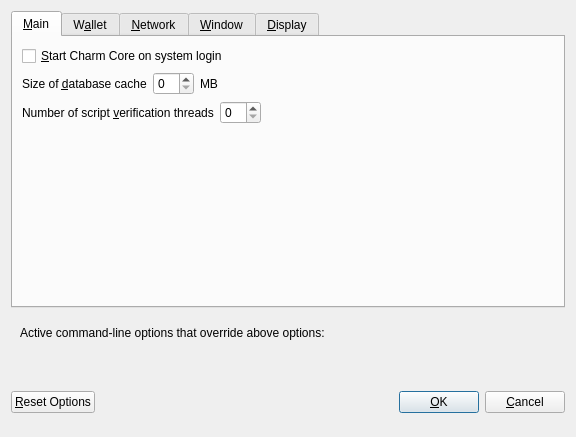
<?xml version="1.0" encoding="UTF-8"?>
<ui version="4.0">
 <class>OptionsDialog</class>
 <widget class="QDialog" name="OptionsDialog">
  <property name="geometry">
   <rect>
    <x>0</x>
    <y>0</y>
    <width>576</width>
    <height>402</height>
   </rect>
  </property>
  <property name="windowTitle">
   <string>Options</string>
  </property>
  <property name="modal">
   <bool>true</bool>
  </property>
  <layout class="QVBoxLayout" name="verticalLayout">
   <item>
    <widget class="QTabWidget" name="tabWidget">
     <property name="currentIndex">
      <number>0</number>
     </property>
     <widget class="QWidget" name="tabMain">
      <attribute name="title">
       <string>&amp;Main</string>
      </attribute>
      <layout class="QVBoxLayout" name="verticalLayout_Main">
       <item>
        <widget class="QCheckBox" name="bitcoinAtStartup">
         <property name="toolTip">
          <string>Automatically start Charm Core after logging in to the system.</string>
         </property>
         <property name="text">
          <string>&amp;Start Charm Core on system login</string>
         </property>
        </widget>
       </item>
       <item>
        <layout class="QHBoxLayout" name="horizontalLayout_2_Main">
         <item>
          <widget class="QLabel" name="databaseCacheLabel">
           <property name="text">
            <string>Size of &amp;database cache</string>
           </property>
           <property name="textFormat">
            <enum>Qt::PlainText</enum>
           </property>
           <property name="buddy">
            <cstring>databaseCache</cstring>
           </property>
          </widget>
         </item>
         <item>
          <widget class="QSpinBox" name="databaseCache"/>
         </item>
         <item>
          <widget class="QLabel" name="databaseCacheUnitLabel">
           <property name="text">
            <string>MB</string>
           </property>
           <property name="textFormat">
            <enum>Qt::PlainText</enum>
           </property>
          </widget>
         </item>
         <item>
          <spacer name="horizontalSpacer_2_Main">
           <property name="orientation">
            <enum>Qt::Horizontal</enum>
           </property>
           <property name="sizeHint" stdset="0">
            <size>
             <width>40</width>
             <height>20</height>
            </size>
           </property>
          </spacer>
         </item>
        </layout>
       </item>
       <item>
        <layout class="QHBoxLayout" name="horizontalLayout_3_Main">
         <item>
          <widget class="QLabel" name="threadsScriptVerifLabel">
           <property name="text">
            <string>Number of script &amp;verification threads</string>
           </property>
           <property name="textFormat">
            <enum>Qt::PlainText</enum>
           </property>
           <property name="buddy">
            <cstring>threadsScriptVerif</cstring>
           </property>
          </widget>
         </item>
         <item>
          <widget class="QSpinBox" name="threadsScriptVerif">
           <property name="toolTip">
            <string>(0 = auto, &lt;0 = leave that many cores free)</string>
           </property>
          </widget>
         </item>
         <item>
          <spacer name="horizontalSpacer_3_Main">
           <property name="orientation">
            <enum>Qt::Horizontal</enum>
           </property>
           <property name="sizeHint" stdset="0">
            <size>
             <width>40</width>
             <height>20</height>
            </size>
           </property>
          </spacer>
         </item>
        </layout>
       </item>
       <item>
        <spacer name="verticalSpacer_Main">
         <property name="orientation">
          <enum>Qt::Vertical</enum>
         </property>
         <property name="sizeHint" stdset="0">
          <size>
           <width>20</width>
           <height>40</height>
          </size>
         </property>
        </spacer>
       </item>
      </layout>
     </widget>
     <widget class="QWidget" name="tabWallet">
      <attribute name="title">
       <string>W&amp;allet</string>
      </attribute>
      <layout class="QVBoxLayout" name="verticalLayout_Wallet">
       <item>
        <widget class="QGroupBox" name="groupBox">
         <property name="title">
          <string>Expert</string>
         </property>
         <layout class="QVBoxLayout" name="verticalLayout_2">
          <item>
           <widget class="QCheckBox" name="coinControlFeatures">
            <property name="toolTip">
             <string>Whether to show coin control features or not.</string>
            </property>
            <property name="text">
             <string>Enable coin &amp;control features</string>
            </property>
           </widget>
          </item>
          <item>
           <widget class="QCheckBox" name="showMasternodesTab">
            <property name="toolTip">
             <string>Show additional tab listing all your masternodes in first sub-tab&lt;br/&gt;and all masternodes on the network in second sub-tab.</string>
            </property>
            <property name="text">
             <string>Show Masternodes Tab</string>
            </property>
           </widget>
          </item>
          <item>
           <widget class="QCheckBox" name="showAdvancedPSUI">
            <property name="toolTip">
             <string>Show additional information and buttons for PrivateSend on overview screen.</string>
            </property>
            <property name="text">
             <string>Enable advanced PrivateSend interface</string>
            </property>
           </widget>
          </item>
          <item>
           <widget class="QCheckBox" name="lowKeysWarning">
            <property name="toolTip">
             <string>Show warning dialog when PrivateSend detects that wallet has very low number of keys left.</string>
            </property>
            <property name="text">
             <string>Warn if PrivateSend is running out of keys</string>
            </property>
           </widget>
          </item>
          <item>
           <widget class="QCheckBox" name="privateSendMultiSession">
            <property name="toolTip">
             <string>Whether to use experimental PrivateSend mode with multiple mixing sessions per block.&lt;br/&gt;Note: You must use this feature carefully.&lt;br/&gt;Make sure you always have recent wallet (auto)backup in a safe place!</string>
            </property>
            <property name="text">
             <string>Enable PrivateSend &amp;multi-session</string>
            </property>
           </widget>
          </item>
          <item>
           <widget class="QCheckBox" name="spendZeroConfChange">
            <property name="toolTip">
             <string>If you disable the spending of unconfirmed change, the change from a transaction&lt;br/&gt;cannot be used until that transaction has at least one confirmation.&lt;br/&gt;This also affects how your balance is computed.</string>
            </property>
            <property name="text">
             <string>&amp;Spend unconfirmed change</string>
            </property>
           </widget>
          </item>
         </layout>
        </widget>
       </item>
       <item>
        <layout class="QHBoxLayout" name="horizontalLayout_4_Wallet">
         <item>
          <widget class="QLabel" name="label">
           <property name="toolTip">
            <string>This setting determines the amount of individual masternodes that an input will be anonymized through.&lt;br/&gt;More rounds of anonymization gives a higher degree of privacy, but also costs more in fees.</string>
           </property>
           <property name="text">
            <string>PrivateSend rounds to use</string>
           </property>
          </widget>
         </item>
         <item>
          <widget class="QSpinBox" name="privateSendRounds">
           <property name="minimum">
            <number>2</number>
           </property>
           <property name="maximum">
            <number>8</number>
           </property>
           <property name="value">
            <number>4</number>
           </property>
          </widget>
         </item>
        </layout>
       </item>
       <item>
        <layout class="QHBoxLayout" name="horizontalLayout">
         <item>
          <widget class="QLabel" name="label_2">
           <property name="toolTip">
            <string>This amount acts as a threshold to turn off PrivateSend once it's reached.</string>
           </property>
           <property name="statusTip">
            <string notr="true"/>
           </property>
           <property name="whatsThis">
            <string notr="true"/>
           </property>
           <property name="accessibleName">
            <string notr="true"/>
           </property>
           <property name="accessibleDescription">
            <string notr="true"/>
           </property>
           <property name="text">
            <string>Amount of Charm to keep anonymized</string>
           </property>
          </widget>
         </item>
         <item>
          <widget class="QSpinBox" name="privateSendAmount">
           <property name="minimum">
            <number>2</number>
           </property>
           <property name="maximum">
            <number>2000</number>
           </property>
           <property name="singleStep">
            <number>10</number>
           </property>
           <property name="value">
            <number>1000</number>
           </property>
          </widget>
         </item>
        </layout>
       </item>
       <item>
        <spacer name="verticalSpacer_Wallet">
         <property name="orientation">
          <enum>Qt::Vertical</enum>
         </property>
         <property name="sizeHint" stdset="0">
          <size>
           <width>20</width>
           <height>40</height>
          </size>
         </property>
        </spacer>
       </item>
      </layout>
     </widget>
     <widget class="QWidget" name="tabNetwork">
      <attribute name="title">
       <string>&amp;Network</string>
      </attribute>
      <layout class="QVBoxLayout" name="verticalLayout_Network">
       <item>
        <widget class="QCheckBox" name="mapPortUpnp">
         <property name="toolTip">
          <string>Automatically open the Charm Core client port on the router. This only works when your router supports UPnP and it is enabled.</string>
         </property>
         <property name="text">
          <string>Map port using &amp;UPnP</string>
         </property>
        </widget>
       </item>
       <item>
        <widget class="QCheckBox" name="allowIncoming">
         <property name="toolTip">
          <string>Accept connections from outside</string>
         </property>
         <property name="text">
          <string>Allow incoming connections</string>
         </property>
        </widget>
       </item>
       <item>
        <widget class="QCheckBox" name="connectSocks">
         <property name="toolTip">
          <string>Connect to the Charm network through a SOCKS5 proxy.</string>
         </property>
         <property name="text">
          <string>&amp;Connect through SOCKS5 proxy (default proxy):</string>
         </property>
        </widget>
       </item>
       <item>
        <layout class="QHBoxLayout" name="horizontalLayout_1_Network">
         <item>
          <widget class="QLabel" name="proxyIpLabel">
           <property name="text">
            <string>Proxy &amp;IP:</string>
           </property>
           <property name="textFormat">
            <enum>Qt::PlainText</enum>
           </property>
           <property name="buddy">
            <cstring>proxyIp</cstring>
           </property>
          </widget>
         </item>
         <item>
          <widget class="QValidatedLineEdit" name="proxyIp">
           <property name="minimumSize">
            <size>
             <width>140</width>
             <height>0</height>
            </size>
           </property>
           <property name="maximumSize">
            <size>
             <width>140</width>
             <height>16777215</height>
            </size>
           </property>
           <property name="toolTip">
            <string>IP address of the proxy (e.g. IPv4: 127.0.0.1 / IPv6: ::1)</string>
           </property>
          </widget>
         </item>
         <item>
          <widget class="QLabel" name="proxyPortLabel">
           <property name="text">
            <string>&amp;Port:</string>
           </property>
           <property name="textFormat">
            <enum>Qt::PlainText</enum>
           </property>
           <property name="buddy">
            <cstring>proxyPort</cstring>
           </property>
          </widget>
         </item>
         <item>
          <widget class="QLineEdit" name="proxyPort">
           <property name="minimumSize">
            <size>
             <width>55</width>
             <height>0</height>
            </size>
           </property>
           <property name="maximumSize">
            <size>
             <width>55</width>
             <height>16777215</height>
            </size>
           </property>
           <property name="toolTip">
            <string>Port of the proxy (e.g. 9050)</string>
           </property>
          </widget>
         </item>
         <item>
          <spacer name="horizontalSpacer_1_Network">
           <property name="orientation">
            <enum>Qt::Horizontal</enum>
           </property>
           <property name="sizeHint" stdset="0">
            <size>
             <width>40</width>
             <height>20</height>
            </size>
           </property>
          </spacer>
         </item>
        </layout>
       </item>
       <item>
        <layout class="QHBoxLayout" name="horizontalLayout_2_Network">
         <item>
          <widget class="QLabel" name="proxyActiveNets">
           <property name="text">
            <string>Used for reaching peers via:</string>
           </property>
           <property name="textFormat">
            <enum>Qt::PlainText</enum>
           </property>
          </widget>
         </item>
         <item>
          <widget class="QCheckBox" name="proxyReachIPv4">
           <property name="enabled">
            <bool>false</bool>
           </property>
           <property name="toolTip">
            <string>Shows, if the supplied default SOCKS5 proxy is used to reach peers via this network type.</string>
           </property>
           <property name="text">
            <string/>
           </property>
          </widget>
         </item>
         <item>
          <widget class="QLabel" name="proxyReachIPv4Label">
           <property name="text">
            <string>IPv4</string>
           </property>
           <property name="textFormat">
            <enum>Qt::PlainText</enum>
           </property>
          </widget>
         </item>
         <item>
          <widget class="QCheckBox" name="proxyReachIPv6">
           <property name="enabled">
            <bool>false</bool>
           </property>
           <property name="toolTip">
            <string>Shows, if the supplied default SOCKS5 proxy is used to reach peers via this network type.</string>
           </property>
           <property name="text">
            <string/>
           </property>
          </widget>
         </item>
         <item>
          <widget class="QLabel" name="proxyReachIPv6Label">
           <property name="text">
            <string>IPv6</string>
           </property>
           <property name="textFormat">
            <enum>Qt::PlainText</enum>
           </property>
          </widget>
         </item>
         <item>
          <widget class="QCheckBox" name="proxyReachTor">
           <property name="enabled">
            <bool>false</bool>
           </property>
           <property name="toolTip">
            <string>Shows, if the supplied default SOCKS5 proxy is used to reach peers via this network type.</string>
           </property>
           <property name="text">
            <string/>
           </property>
          </widget>
         </item>
         <item>
          <widget class="QLabel" name="proxyReachTorLabel">
           <property name="text">
            <string>Tor</string>
           </property>
           <property name="textFormat">
            <enum>Qt::PlainText</enum>
           </property>
          </widget>
         </item>
         <item>
          <spacer name="horizontalSpacer_2_Network">
           <property name="orientation">
            <enum>Qt::Horizontal</enum>
           </property>
           <property name="sizeHint" stdset="0">
            <size>
             <width>40</width>
             <height>20</height>
            </size>
           </property>
          </spacer>
         </item>
        </layout>
       </item>
       <item>
        <widget class="QCheckBox" name="connectSocksTor">
         <property name="toolTip">
          <string>Connect to the Charm network through a separate SOCKS5 proxy for Tor hidden services.</string>
         </property>
         <property name="text">
          <string>Use separate SOCKS5 proxy to reach peers via Tor hidden services:</string>
         </property>
        </widget>
       </item>
       <item>
        <layout class="QHBoxLayout" name="horizontalLayout_3_Network">
         <item>
          <widget class="QLabel" name="proxyIpTorLabel">
           <property name="text">
            <string>Proxy &amp;IP:</string>
           </property>
           <property name="textFormat">
            <enum>Qt::PlainText</enum>
           </property>
           <property name="buddy">
            <cstring>proxyIpTor</cstring>
           </property>
          </widget>
         </item>
         <item>
          <widget class="QValidatedLineEdit" name="proxyIpTor">
           <property name="minimumSize">
            <size>
             <width>140</width>
             <height>0</height>
            </size>
           </property>
           <property name="maximumSize">
            <size>
             <width>140</width>
             <height>16777215</height>
            </size>
           </property>
           <property name="toolTip">
            <string>IP address of the proxy (e.g. IPv4: 127.0.0.1 / IPv6: ::1)</string>
           </property>
          </widget>
         </item>
         <item>
          <widget class="QLabel" name="proxyPortTorLabel">
           <property name="text">
            <string>&amp;Port:</string>
           </property>
           <property name="textFormat">
            <enum>Qt::PlainText</enum>
           </property>
           <property name="buddy">
            <cstring>proxyPortTor</cstring>
           </property>
          </widget>
         </item>
         <item>
          <widget class="QLineEdit" name="proxyPortTor">
           <property name="minimumSize">
            <size>
             <width>55</width>
             <height>0</height>
            </size>
           </property>
           <property name="maximumSize">
            <size>
             <width>55</width>
             <height>16777215</height>
            </size>
           </property>
           <property name="toolTip">
            <string>Port of the proxy (e.g. 9050)</string>
           </property>
          </widget>
         </item>
         <item>
          <spacer name="horizontalSpacer_4_Network">
           <property name="orientation">
            <enum>Qt::Horizontal</enum>
           </property>
           <property name="sizeHint" stdset="0">
            <size>
             <width>40</width>
             <height>20</height>
            </size>
           </property>
          </spacer>
         </item>
        </layout>
       </item>
       <item>
        <spacer name="verticalSpacer_Network">
         <property name="orientation">
          <enum>Qt::Vertical</enum>
         </property>
         <property name="sizeHint" stdset="0">
          <size>
           <width>20</width>
           <height>40</height>
          </size>
         </property>
        </spacer>
       </item>
      </layout>
     </widget>
     <widget class="QWidget" name="tabWindow">
      <attribute name="title">
       <string>&amp;Window</string>
      </attribute>
      <layout class="QVBoxLayout" name="verticalLayout_Window">
       <item>
        <widget class="QCheckBox" name="minimizeToTray">
         <property name="toolTip">
          <string>Show only a tray icon after minimizing the window.</string>
         </property>
         <property name="text">
          <string>&amp;Minimize to the tray instead of the taskbar</string>
         </property>
        </widget>
       </item>
       <item>
        <widget class="QCheckBox" name="minimizeOnClose">
         <property name="toolTip">
          <string>Minimize instead of exit the application when the window is closed. When this option is enabled, the application will be closed only after selecting Exit in the menu.</string>
         </property>
         <property name="text">
          <string>M&amp;inimize on close</string>
         </property>
        </widget>
       </item>
       <item>
        <spacer name="verticalSpacer_Window">
         <property name="orientation">
          <enum>Qt::Vertical</enum>
         </property>
         <property name="sizeHint" stdset="0">
          <size>
           <width>20</width>
           <height>40</height>
          </size>
         </property>
        </spacer>
       </item>
      </layout>
     </widget>
     <widget class="QWidget" name="tabDisplay">
      <attribute name="title">
       <string>&amp;Display</string>
      </attribute>
      <layout class="QVBoxLayout" name="verticalLayout_Display">
       <item>
        <layout class="QHBoxLayout" name="horizontalLayout_1_Display">
         <item>
          <widget class="QLabel" name="langLabel">
           <property name="text">
            <string>User Interface &amp;language:</string>
           </property>
           <property name="textFormat">
            <enum>Qt::PlainText</enum>
           </property>
           <property name="buddy">
            <cstring>lang</cstring>
           </property>
          </widget>
         </item>
         <item>
          <widget class="QValueComboBox" name="lang">
           <property name="toolTip">
            <string>The user interface language can be set here. This setting will take effect after restarting Charm Core.</string>
           </property>
          </widget>
         </item>
        </layout>
       </item>
       <item>
        <widget class="QLabel" name="label_3">
         <property name="toolTip">
          <string notr="true"/>
         </property>
         <property name="statusTip">
          <string notr="true"/>
         </property>
         <property name="whatsThis">
          <string notr="true"/>
         </property>
         <property name="accessibleName">
          <string notr="true"/>
         </property>
         <property name="text">
          <string>Language missing or translation incomplete? Help contributing translations here:
https://www.transifex.com/projects/p/charm/</string>
         </property>
         <property name="wordWrap">
          <bool>true</bool>
         </property>
         <property name="openExternalLinks">
          <bool>true</bool>
         </property>
         <property name="textInteractionFlags">
          <set>Qt::TextBrowserInteraction</set>
         </property>
        </widget>
       </item>
       <item>
        <layout class="QHBoxLayout" name="horizontalLayout_4_Display" stretch="0,0">
         <item>
          <widget class="QLabel" name="themeLabel">
           <property name="text">
            <string>User Interface Theme:</string>
           </property>
          </widget>
         </item>
         <item>
          <widget class="QValueComboBox" name="theme"/>
         </item>
        </layout>
       </item>
       <item>
        <widget class="Line" name="line">
         <property name="orientation">
          <enum>Qt::Horizontal</enum>
         </property>
        </widget>
       </item>
       <item>
        <layout class="QHBoxLayout" name="horizontalLayout_2_Display">
         <item>
          <widget class="QLabel" name="unitLabel">
           <property name="text">
            <string>&amp;Unit to show amounts in:</string>
           </property>
           <property name="textFormat">
            <enum>Qt::PlainText</enum>
           </property>
           <property name="buddy">
            <cstring>unit</cstring>
           </property>
          </widget>
         </item>
         <item>
          <widget class="QValueComboBox" name="unit">
           <property name="toolTip">
            <string>Choose the default subdivision unit to show in the interface and when sending coins.</string>
           </property>
          </widget>
         </item>
        </layout>
       </item>
       <item>
        <layout class="QHBoxLayout" name="horizontalLayout_5_Display">
         <item>
          <widget class="QLabel" name="digitsLabel">
           <property name="text">
            <string>Decimal digits</string>
           </property>
          </widget>
         </item>
         <item>
          <widget class="QValueComboBox" name="digits"/>
         </item>
        </layout>
       </item>
       <item>
        <layout class="QHBoxLayout" name="horizontalLayout_3_Display">
         <item>
          <widget class="QLabel" name="thirdPartyTxUrlsLabel">
           <property name="toolTip">
            <string>Third party URLs (e.g. a block explorer) that appear in the transactions tab as context menu items.&lt;br/&gt;%s in the URL is replaced by transaction hash. Multiple URLs are separated by vertical bar |.</string>
           </property>
           <property name="text">
            <string>Third party transaction URLs</string>
           </property>
           <property name="buddy">
            <cstring>thirdPartyTxUrls</cstring>
           </property>
          </widget>
         </item>
         <item>
          <widget class="QLineEdit" name="thirdPartyTxUrls">
           <property name="toolTip">
            <string>Third party URLs (e.g. a block explorer) that appear in the transactions tab as context menu items.&lt;br/&gt;%s in the URL is replaced by transaction hash. Multiple URLs are separated by vertical bar |.</string>
           </property>
          </widget>
         </item>
        </layout>
       </item>
       <item>
        <spacer name="verticalSpacer">
         <property name="orientation">
          <enum>Qt::Vertical</enum>
         </property>
         <property name="sizeHint" stdset="0">
          <size>
           <width>20</width>
           <height>40</height>
          </size>
         </property>
        </spacer>
       </item>
      </layout>
     </widget>
    </widget>
   </item>
   <item>
    <widget class="QFrame" name="frame">
     <layout class="QVBoxLayout" name="verticalLayout_Bottom">
      <item>
       <layout class="QHBoxLayout" name="horizontalLayout_Bottom">
        <item>
         <widget class="QLabel" name="overriddenByCommandLineInfoLabel">
          <property name="text">
           <string>Active command-line options that override above options:</string>
          </property>
          <property name="textFormat">
           <enum>Qt::PlainText</enum>
          </property>
         </widget>
        </item>
        <item>
         <spacer name="horizontalSpacer_Bottom">
          <property name="orientation">
           <enum>Qt::Horizontal</enum>
          </property>
          <property name="sizeHint" stdset="0">
           <size>
            <width>40</width>
            <height>20</height>
           </size>
          </property>
         </spacer>
        </item>
       </layout>
      </item>
      <item>
       <widget class="QLabel" name="overriddenByCommandLineLabel">
        <property name="text">
         <string/>
        </property>
        <property name="textFormat">
         <enum>Qt::PlainText</enum>
        </property>
        <property name="wordWrap">
         <bool>true</bool>
        </property>
       </widget>
      </item>
     </layout>
    </widget>
   </item>
   <item>
    <layout class="QHBoxLayout" name="horizontalLayout_Buttons">
     <item>
      <widget class="QPushButton" name="resetButton">
       <property name="toolTip">
        <string>Reset all client options to default.</string>
       </property>
       <property name="text">
        <string>&amp;Reset Options</string>
       </property>
       <property name="autoDefault">
        <bool>false</bool>
       </property>
      </widget>
     </item>
     <item>
      <spacer name="horizontalSpacer_1">
       <property name="orientation">
        <enum>Qt::Horizontal</enum>
       </property>
       <property name="sizeHint" stdset="0">
        <size>
         <width>40</width>
         <height>48</height>
        </size>
       </property>
      </spacer>
     </item>
     <item>
      <widget class="QLabel" name="statusLabel">
       <property name="minimumSize">
        <size>
         <width>200</width>
         <height>0</height>
        </size>
       </property>
       <property name="font">
        <font>
         <weight>75</weight>
         <bold>true</bold>
        </font>
       </property>
       <property name="text">
        <string/>
       </property>
       <property name="textFormat">
        <enum>Qt::PlainText</enum>
       </property>
       <property name="wordWrap">
        <bool>true</bool>
       </property>
      </widget>
     </item>
     <item>
      <spacer name="horizontalSpacer_2">
       <property name="orientation">
        <enum>Qt::Horizontal</enum>
       </property>
       <property name="sizeHint" stdset="0">
        <size>
         <width>40</width>
         <height>48</height>
        </size>
       </property>
      </spacer>
     </item>
     <item>
      <widget class="QPushButton" name="okButton">
       <property name="text">
        <string>&amp;OK</string>
       </property>
       <property name="autoDefault">
        <bool>false</bool>
       </property>
       <property name="default">
        <bool>true</bool>
       </property>
      </widget>
     </item>
     <item>
      <widget class="QPushButton" name="cancelButton">
       <property name="text">
        <string>&amp;Cancel</string>
       </property>
       <property name="autoDefault">
        <bool>false</bool>
       </property>
      </widget>
     </item>
    </layout>
   </item>
  </layout>
 </widget>
 <customwidgets>
  <customwidget>
   <class>QValidatedLineEdit</class>
   <extends>QLineEdit</extends>
   <header>qvalidatedlineedit.h</header>
  </customwidget>
  <customwidget>
   <class>QValueComboBox</class>
   <extends>QComboBox</extends>
   <header>qvaluecombobox.h</header>
  </customwidget>
 </customwidgets>
 <resources/>
 <connections/>
</ui>
